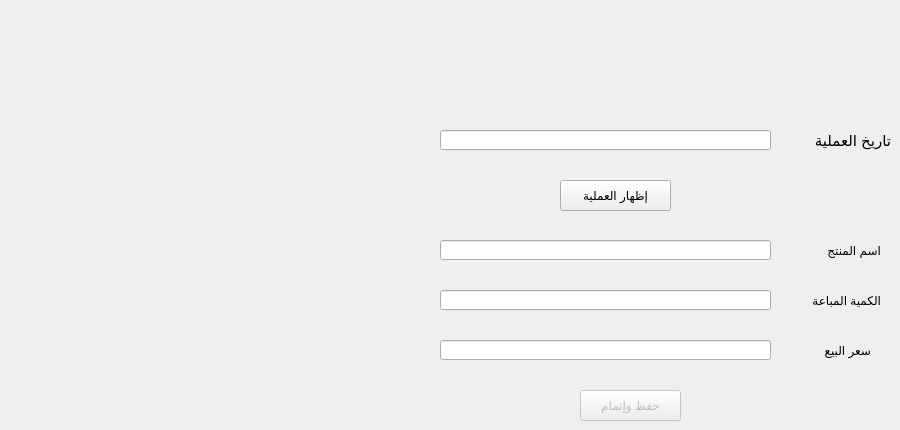
      <widget class="QWidget" name="tab_6">
       <attribute name="title">
        <string>مسح عملية بيع</string>
       </attribute>
       <widget class="QLineEdit" name="lineEdit_22">
        <property name="geometry">
         <rect>
          <x>440</x>
          <y>130</y>
          <width>331</width>
          <height>20</height>
         </rect>
        </property>
       </widget>
       <widget class="QLineEdit" name="lineEdit_23">
        <property name="geometry">
         <rect>
          <x>440</x>
          <y>240</y>
          <width>331</width>
          <height>20</height>
         </rect>
        </property>
       </widget>
       <widget class="QLineEdit" name="lineEdit_24">
        <property name="geometry">
         <rect>
          <x>440</x>
          <y>290</y>
          <width>331</width>
          <height>20</height>
         </rect>
        </property>
        <property name="layoutDirection">
         <enum>Qt::RightToLeft</enum>
        </property>
       </widget>
       <widget class="QLineEdit" name="lineEdit_25">
        <property name="geometry">
         <rect>
          <x>440</x>
          <y>340</y>
          <width>331</width>
          <height>20</height>
         </rect>
        </property>
        <property name="layoutDirection">
         <enum>Qt::RightToLeft</enum>
        </property>
       </widget>
       <widget class="QLabel" name="label_21">
        <property name="geometry">
         <rect>
          <x>800</x>
          <y>130</y>
          <width>91</width>
          <height>21</height>
         </rect>
        </property>
        <property name="font">
         <font>
          <pointsize>11</pointsize>
         </font>
        </property>
        <property name="text">
         <string>تاريخ العملية</string>
        </property>
       </widget>
       <widget class="QLabel" name="label_22">
        <property name="geometry">
         <rect>
          <x>820</x>
          <y>240</y>
          <width>61</width>
          <height>21</height>
         </rect>
        </property>
        <property name="text">
         <string>اسم المنتج</string>
        </property>
       </widget>
       <widget class="QLabel" name="label_23">
        <property name="geometry">
         <rect>
          <x>800</x>
          <y>290</y>
          <width>81</width>
          <height>21</height>
         </rect>
        </property>
        <property name="text">
         <string>الكمية المباعة</string>
        </property>
       </widget>
       <widget class="QLabel" name="label_24">
        <property name="geometry">
         <rect>
          <x>810</x>
          <y>340</y>
          <width>61</width>
          <height>21</height>
         </rect>
        </property>
        <property name="text">
         <string>سعر البيع</string>
        </property>
       </widget>
       <widget class="QPushButton" name="pushButton_6">
        <property name="enabled">
         <bool>false</bool>
        </property>
        <property name="geometry">
         <rect>
          <x>580</x>
          <y>390</y>
          <width>101</width>
          <height>31</height>
         </rect>
        </property>
        <property name="text">
         <string>حفظ وإتمام</string>
        </property>
       </widget>
       <widget class="QPushButton" name="pushButton_7">
        <property name="geometry">
         <rect>
          <x>560</x>
          <y>180</y>
          <width>111</width>
          <height>31</height>
         </rect>
        </property>
        <property name="text">
         <string>إظهار العملية</string>
        </property>
       </widget>
      </widget>
